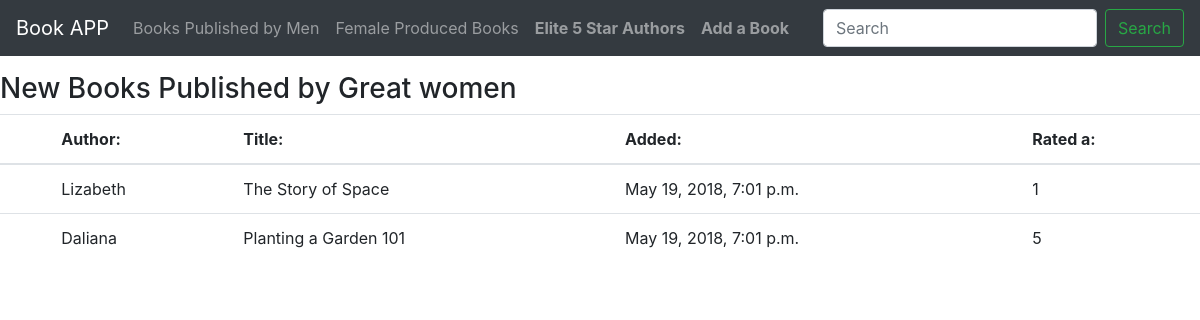
/female_books/ (signed in), run on the app's committed database.
### bookstore/models.py (models this page shows, shortened)
class Book(models.Model):
	MALE = 'M'
	FEMALE = 'F'
	GENDER = (
		(MALE, 'Male'),
		(FEMALE, 'Female'),
	)
	ONE = 1
	TWO = 2
	THREE = 3
	FOUR = 4
	FIVE = 5
	RATING  = (
		(ONE, 'One'),
		(TWO, 'Two'),
		(THREE, 'Three'),
		(FOUR, 'Four'),
		(FIVE, 'Five'),
	)
	title = models.CharField(max_length=100)
	author = models.CharField(max_length=50)
	created = models.DateTimeField(auto_now=True)
	gender = models.CharField(
		max_length=2,
		choices=GENDER,
		null=True)
	rating = models.IntegerField(
		max_length =1,
		choices=RATING,
		null=True
	)
	objects = models.Manager()
	robert_objects = RobertManager()
	male = GenderMaleManager()
	female = GenderFemaleManager()
	five = FiveStarRatingManager()

### bookstore/views.py (the view)
# urls.py: url(r'^female_books/$', views.female_books, name='female_books'),
@login_required
def female_books(request):
	templates = 'bookstore/female_books.html'
	f = Book.female.all()
	context = {
		'f': f
	}
	return render(request, templates, context)

### bookstore/models.py (called while the page is built)
	def get_queryset(self):
		return super(GenderFemaleManager, self).get_queryset().filter(gender='F')

### bookstore/templates/bookstore/female_books.html (shortened to what this page needs)
{% extends "bookstore/base.html" %}
{% block content %}
<br>
<br>
<br>
	<h3>New Books Published by Great women</h3>
<table class="table">
  <thead>
    <tr>
      <th scope="col"></th>
      <th scope="col">Author:</th>
      <th scope="col">Title:</th>
      <th scope="col">Added:</th>
	  <th scope="col">Rated a:</th>
	 {% for n in f %}
</thead>
      <th scope="row"></th>
      <td>{{ n.author }}</td>
	  <td>{{ n.title }}</td>
      <td>{{ n.created }}</td>
	  <td>{{ n.rating }}</td>
	{% endfor %}
</table>
</body>
{% endblock %}

### data on the page
Book: author "Lizabeth", title "The Story of Space", created "May 19, 2018, 7:01 p.m.", rating "1"
Book: author "Daliana", title "Planting a Garden 101", created "May 19, 2018, 7:01 p.m.", rating "5"
